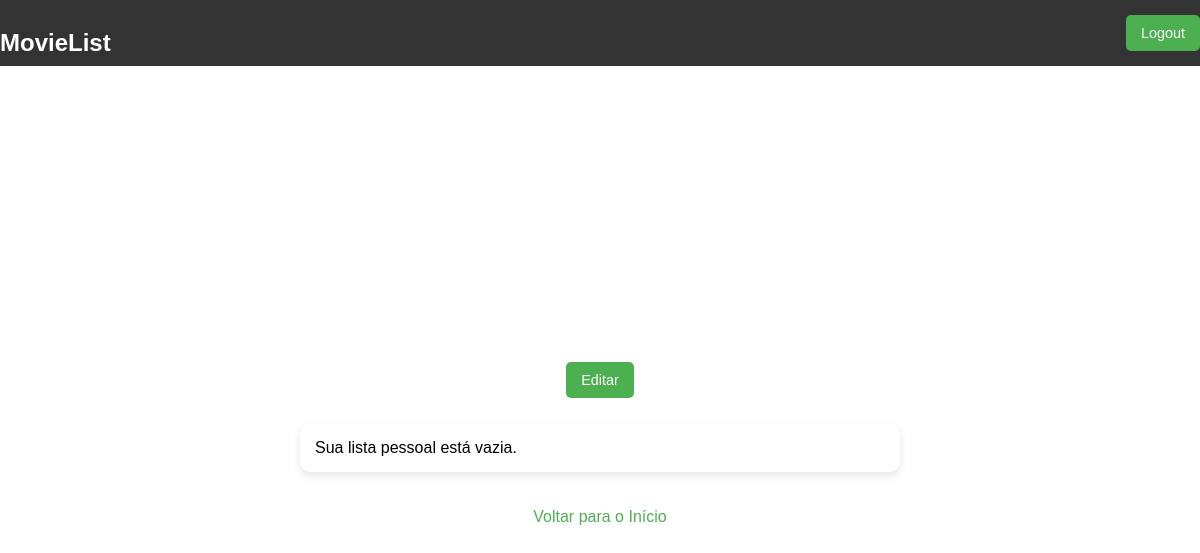
The page /filmes/lista_pessoal/ (signed in) on the database as committed earlier.
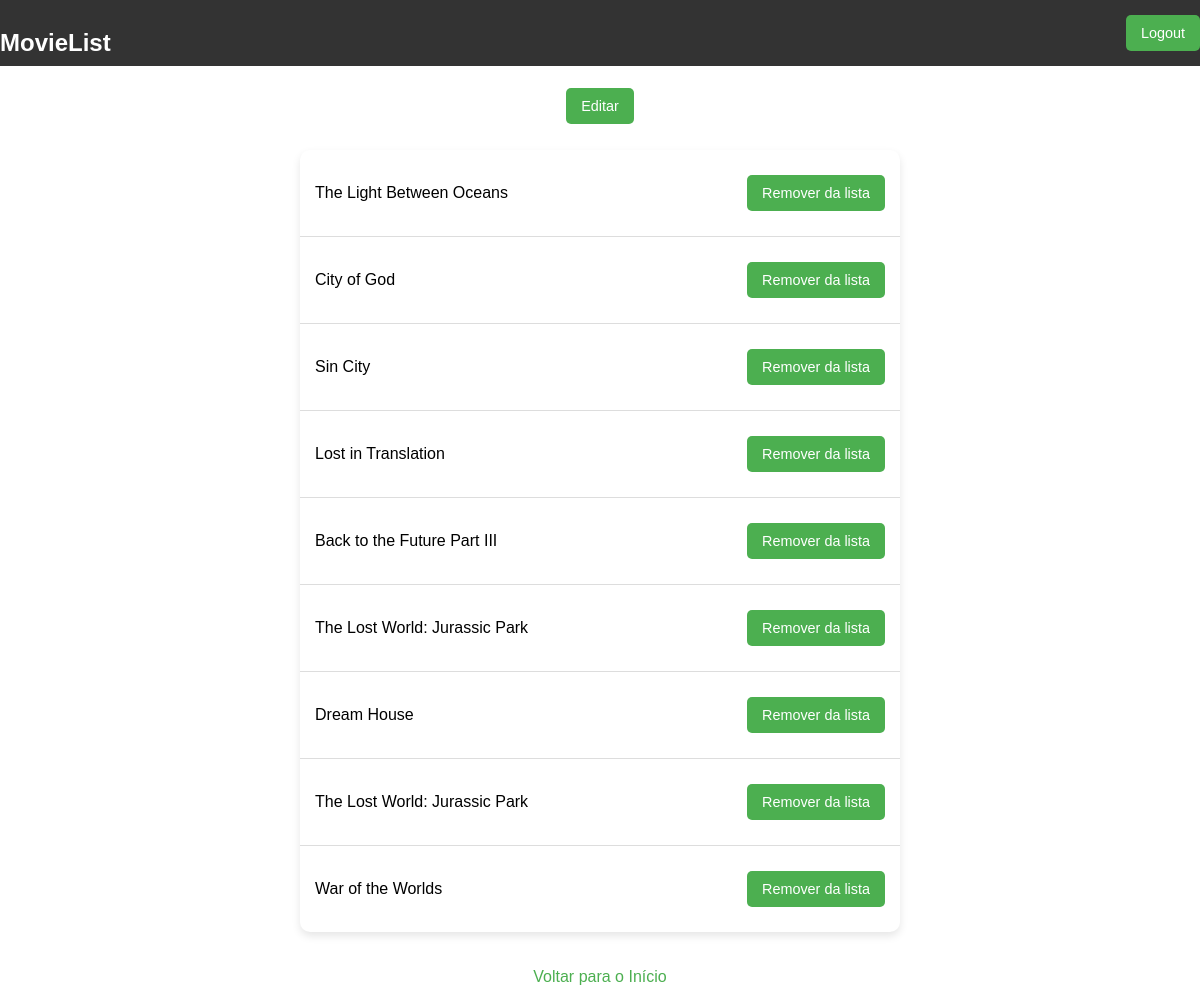
The same page on the database as committed later.
### filmes/models.py (models this page shows, shortened)
class FilmePessoal(models.Model):
    usuario = models.ForeignKey(settings.AUTH_USER_MODEL, on_delete=models.CASCADE)
    nome = models.CharField(max_length=255)

### filmes/views.py (the view)
# urls.py: path('lista_pessoal/', views.lista_pessoal, name='lista_pessoal'),
@login_required
def lista_pessoal(request):
    if not request.user.groups.filter(name='Clientes').exists():
        logger.warning(f"[Lista Pessoal] Usuário '{request.user.email}' não pertence ao grupo 'Clientes'. Acesso negado.")
        return HttpResponseForbidden("Acesso negado.")
    filmes_pessoais = FilmePessoal.objects.filter(usuario=request.user)
    username = get_username(request)
    logger.info(f"[Lista Pessoal] Usuário '{username}' acessou a lista pessoal de filmes. Total de filmes: {len(filmes_pessoais)}")
    return render(request, 'filmes/lista_pessoal.html', {'filmes_pessoais': filmes_pessoais})

### filmes/views.py (called while the page is built)
def get_username(request):
    return request.user.email if request.user.is_authenticated else "Usuário anônimo"

### filmes/templates/filmes/lista_pessoal.html (shortened to what this page needs)
<!DOCTYPE html>
{% load static %}
<html>
<head>
    <link rel="stylesheet" href="{% static 'css/listafilmes.css' %}">
</head>
<body>
    <div class="navbar">
        <div class="logo">
            <a href="{% url 'filmes:inicio' %}" style="color: white; text-decoration: none;">MovieList</a>
        </div>
        <div class="user-info">
            <form action="{% url 'filmes:logout' %}" method="post" style="display:inline;">
                <button type="submit" class="btn">Logout</button>
            </form>
        </div>
    </div>
    <h1>Minha Lista de Filmes</h1>
    <button onclick="exibirCampoSenha()">Editar</button>
    <ul>
        {% for filme in filmes_pessoais %}
            <li>
                {{ filme.nome }}
                <form action="{% url 'filmes:remover_filme_pessoal' filme.nome|urlencode %}" method="post">
                    <button type="submit" id="botao-remover" disabled>Remover da lista</button>
                </form>
            </li>
        {% empty %}
            <li>Sua lista pessoal está vazia.</li>
        {% endfor %}
    </ul>
    <a href="{% url 'filmes:inicio' %}">Voltar para o Início</a>
</body>
</html>

### filmes/static/css/listafilmes.css (style rules this page uses)
body { font-family: Arial, sans-serif; background-color: #ffffff; margin: 0; padding: 0; display: flex; flex-direction: column; align-items: center; justify-content: center; min-height: 100vh; }
.navbar { position: absolute; top: 0; width: 100%; background-color: #333; color: white; display: flex; justify-content: space-between; align-items: center; padding: 5px; }
.navbar .logo { font-size: 1.5em; font-weight: bold; }
h1 { color: #ffffff; text-align: center; margin-bottom: 20px; }
button { background-color: #4CAF50; color: white; border: none; padding: 10px 15px; border-radius: 5px; cursor: pointer; font-size: 0.9em; margin: 10px 0; }
ul { list-style: none; padding: 0; width: 80%; max-width: 600px; background-color: #fff; box-shadow: 0 4px 8px rgba(0, 0, 0, 0.1); border-radius: 10px; overflow: hidden; }
li { padding: 15px; border-bottom: 1px solid #ddd; display: flex; justify-content: space-between; align-items: center; }
li:last-child { border-bottom: none; }
a { color: #4CAF50; text-decoration: none; margin-top: 20px; display: inline-block; }

Rows that differ between the two databases and show on the page:
added FilmePessoal: nome "The Light Between Oceans"
added FilmePessoal: nome "City of God"
added FilmePessoal: nome "Sin City"
added FilmePessoal: nome "Lost in Translation"
added FilmePessoal: nome "Back to the Future Part III"
added FilmePessoal: nome "The Lost World: Jurassic Park"
added FilmePessoal: nome "Dream House"
added FilmePessoal: nome "The Lost World: Jurassic Park"
added FilmePessoal: nome "War of the Worlds"
Other text that changed with them:
text no longer shown: "Sua lista pessoal está vazia."
